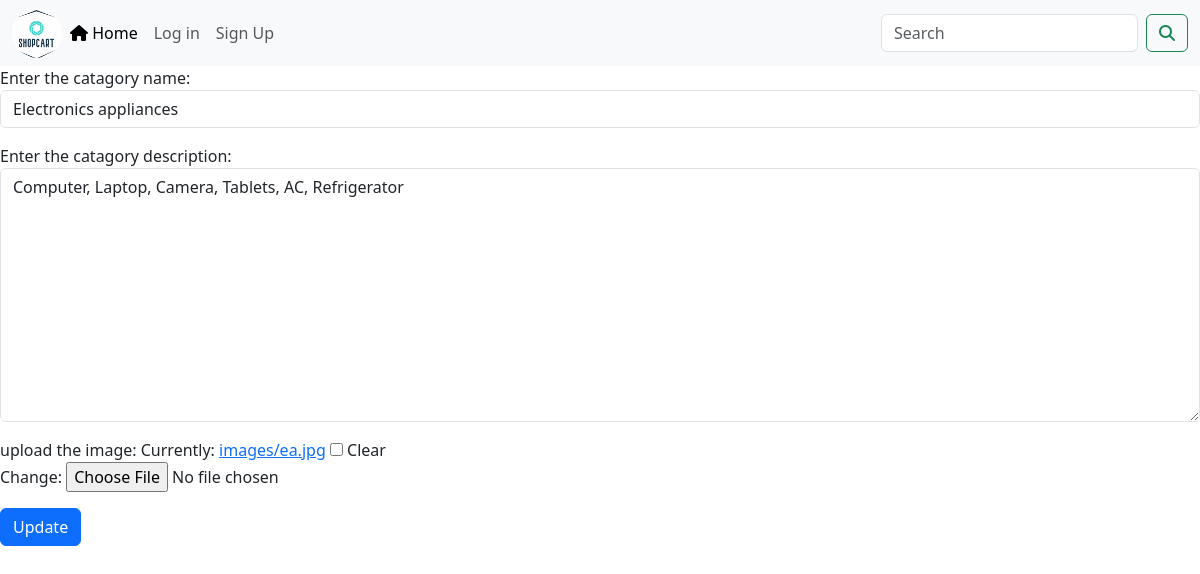
The page /shopcart/editprodcat/2/ on the database its author committed.
### product/models.py (models this page shows, shortened)
class ProductCategory (models.Model):
    p_cat_name = models.CharField(max_length = 100)
    p_cat_desc = models.TextField()
    p_cat_image = models.ImageField(null=True, blank=True, upload_to='images/')

### product/views.py (the view, shortened to what this page needs)
def edit_prodcat(request, pcatid):
    pcatobj = ProductCategory.objects.get(pk=pcatid)
    myform = forms.ProductCategoryForm(request.POST or None, request.FILES or None, instance=pcatobj)
    return render(request, 'edit_prodcat.html', {'my_form': myform})

### product/forms.py
class ProductCategoryForm (ModelForm):
    class Meta: #meta class will connect the form to the model ; meta class name can't be change
        model = ProductCategory
        fields = "__all__" #retrieve all the field to build the form
        widgets = {
            'p_cat_name':forms.TextInput(attrs={'class':'form-control','placeholder':'Enter the catagory name'}),
            'p_cat_desc':forms.Textarea(attrs={'class':'form-control','placeholder':'Enter the catagory description here'}),
        }
        labels = {
            'p_cat_name':"Enter the catagory name", 'p_cat_desc':"Enter the catagory description", 'p_cat_image':"upload the image"
        }

### cart/context_processors.py (called while the page is built)
def cart_ctx(request):
    return {'mycart' : Cart(request)}  # Create a Cart object by pasing the request

### templates/edit_prodcat.html (shortened to what this page needs)
{% extends "navbar.html" %}
{% block body%}
<form action="" method="post" enctype="multipart/form-data">
    {{my_form.as_p}}
    <button type="submit" class = "btn btn-primary">Update</button>
</form>
{% endblock body%}

### rows shown on the page
ProductCategory: p_cat_name "Electronics appliances", p_cat_desc "Computer, Laptop, Camera, Tablets, AC, Refrigerator"
